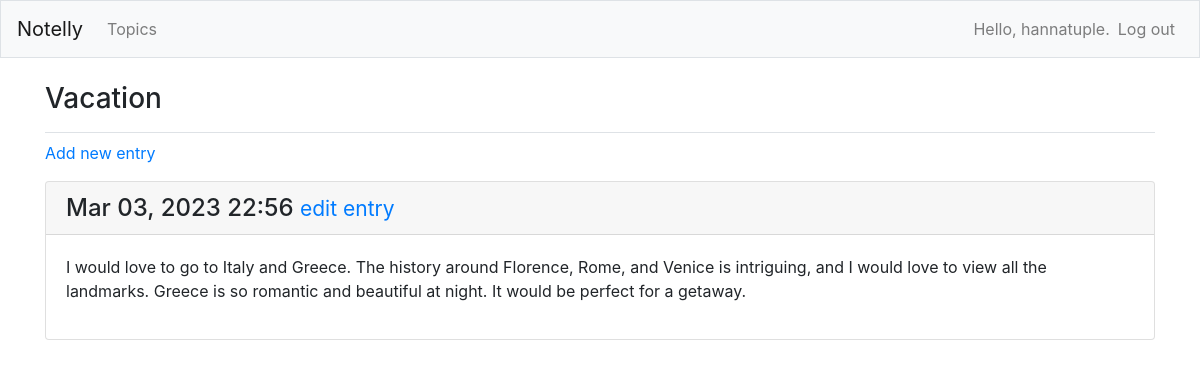
The page /topics/3/ (signed in) on the database its author committed.
### Notelly/models.py (models this page shows, shortened)
class Topic(models.Model):
	text = models.CharField(max_length=200)
	date_added = models.DateTimeField(auto_now_add=True)
	owner = models.ForeignKey(User, on_delete=models.CASCADE)
	def __str__(self):
		return self.text

class Entry(models.Model):
	topic = models.ForeignKey(Topic, on_delete=models.CASCADE)
	text = models.TextField()
	date_added = models.DateTimeField(auto_now_add=True)
	class Meta:
		verbose_name_plural = 'entries'

### Notelly/views.py (the view)
# urls.py: path('topics/<int:topic_id>/', views.topic, name='topic'),
@login_required
def topic(request, topic_id):
	topic = get_object_or_404(Topic, id=topic_id)
	if topic.owner != request.user:
		raise Http404
	entries = topic.entry_set.order_by('-date_added')
	context = {'topic': topic, 'entries': entries}
	return render(request, 'Notelly/topic.html', context)

### Notelly/templates/Notelly/topic.html
{% extends 'Notelly/base.html' %}
{% block page_header %}
	<h3>{{ topic }}</h3>
{% endblock page_header %}
{% block content %}
	<p>
		<a href="{% url 'Notelly:new_entry' topic.id %}">Add new entry</a>
	</p>
	{% for entry in entries %}
		<div class="card mb-3">
			<h4 class="card-header">
				{{ entry.date_added|date:'M d, Y H:i' }}
				<small><a href="{% url 'Notelly:edit_entry' entry.id %}">
				edit entry</a></small>
			</h4>
			<div class="card-body">
				{{ entry.text|linebreaks }}
			</div>
		</div>
	{% empty %}
		<p>There are no entries for this topic yet.</p>
	{% endfor %}
{% endblock content %}

### Notelly/templates/Notelly/base.html (shortened to what this page needs)
{% load bootstrap4 %}
<!doctype html>
<html lang="en">
<head>
	{% bootstrap_css %}
</head>
<body>
	<nav class="navbar navbar-expand-md navbar-light bg-light mb-4 border">
		<a class="navbar-brand" href="{% url 'Notelly:index' %}">
		Notelly</a>
		<div class="collapse navbar-collapse" id="navbarCollapse">
			<ul class="navbar-nav mr-auto">
				<li class="nav-item">
					<a class="nav-link" href="{% url 'Notelly:topics' %}">
					Topics</a></li>
			</ul>
			<ul class="navbar-nav ml-auto">
				{% if user.is_authenticated %}
					<li class="nav-item">
						<span class="navbar-text">Hello, {{ user.username }}.</span>
					</li>
					<li class="nav-item">
						<a class="nav-link" href="{% url 'users:logout' %}">Log out</a>
					</li>
				{% else %}
					<li class="nav-item">
						<a class="nav-link" href="{% url 'users:register' %}">Register</a>
					</li>
					<li class="nav-item">
						<a class="nav-link" href="{% url 'users:login' %}">Log in</a></li>
				{% endif %}
			</ul>
		</div>
	</nav>
	<main role="main" class="container">
		<div class="pb-2 mb-2 border-bottom">
			{% block page_header %}{% endblock page_header %}
		</div>
		<div>
			{% block content %}{% endblock content %}
		</div>
	</main>
</body>
</html>

### rows shown on the page
Topic: text "Vacation"
Entry: date_added "Mar 03, 2023 22:56", text "I would love to go to Italy and Greece. The history around Florence, Rome, and Venice is intriguing, and I would love to view all the landmarks. Greece is so romantic and beautiful at night. It would be perfect for a getaway."

### other values the page prints
{{ user.username }} "hannatuple"
